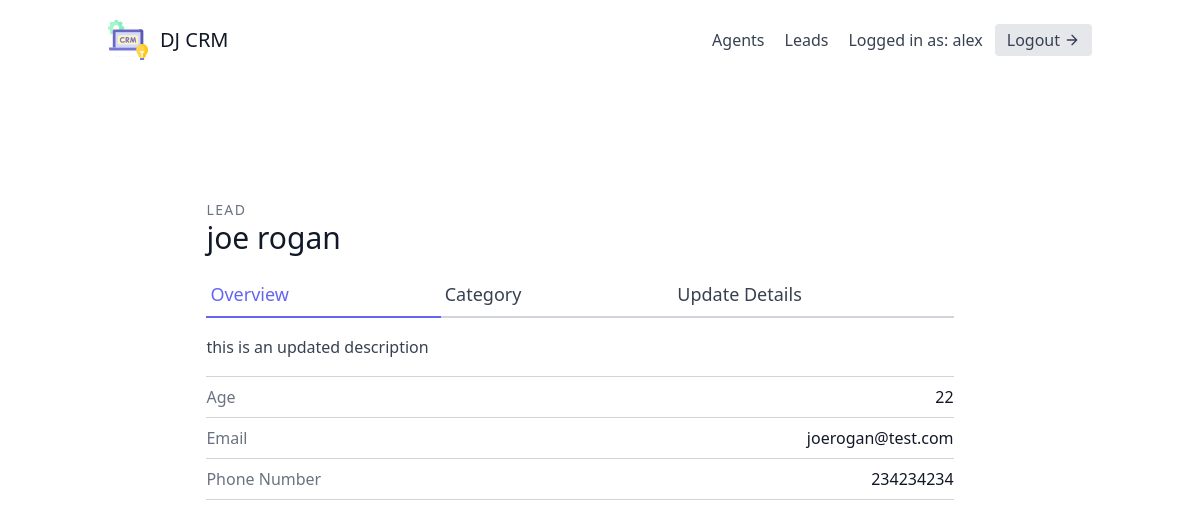
Screenshot of /leads/5/ (signed in) with the database file from the repository.
### leads/models.py (models this page shows, shortened)
class User(AbstractUser):
    is_organisor = models.BooleanField(default=True)
    is_agent = models.BooleanField(default=False)

class Lead(models.Model):
    first_name = models.CharField(max_length=20)
    last_name = models.CharField(max_length=20)
    age = models.IntegerField(default=0)
    organisation = models.ForeignKey(UserProfile, on_delete=models.CASCADE)
    agent = models.ForeignKey("Agent", null=True, blank=True, on_delete=models.SET_NULL)
    category = models.ForeignKey("Category", related_name="leads", null=True, blank=True, on_delete=models.SET_NULL)
    description = models.TextField()
    date_added = models.DateTimeField(auto_now_add=True)
    phone_number = models.CharField(max_length=20)
    email = models.EmailField()

### leads/views.py (the view)
# urls.py: path('<int:pk>/', LeadDetailView.as_view(), name='lead-detail'),
class LeadDetailView(LoginRequiredMixin, generic.DetailView):
    template_name = "leads/lead_detail.html"
    context_object_name = "lead"
    def get_queryset(self):
        user = self.request.user
        if user.is_organisor:
            queryset = Lead.objects.filter(organisation=user.userprofile)
        else:
            queryset = Lead.objects.filter(organisation=user.agent.organisation)
            queryset = queryset.filter(agent__user=user)
        return queryset

### leads/templates/leads/lead_detail.html
{% extends "base.html" %}
{% block content %}
<section class="text-gray-700 body-font overflow-hidden">
    <div class="container px-5 py-24 mx-auto">
      <div class="lg:w-4/5 mx-auto flex flex-wrap">
        <div class="w-full lg:pr-10 lg:py-6 mb-6 lg:mb-0">
            <h2 class="text-sm title-font text-gray-500 tracking-widest">LEAD</h2>
            <h1 class="text-gray-900 text-3xl title-font font-medium mb-4">{{ lead.first_name }} {{ lead.last_name }}</h1>
            <div class="flex mb-4">
                <a href="{% url 'leads:lead-detail' lead.pk %}" class="flex-grow text-indigo-500 border-b-2 border-indigo-500 py-2 text-lg px-1">
                    Overview
                </a>
                <a href="{% url 'leads:lead-category-update' lead.pk %}" class="flex-grow border-b-2 border-gray-300 py-2 text-lg px-1">
                    Category
                </a>
                <a href="{% url 'leads:lead-update' lead.pk %}" class="flex-grow border-b-2 border-gray-300 py-2 text-lg px-1">
                    Update Details
                </a>
            </div>
            <p class="leading-relaxed mb-4">{{ lead.description }}</p>
            <div class="flex border-t border-gray-300 py-2">
                <span class="text-gray-500">Age</span>
                <span class="ml-auto text-gray-900">{{ lead.age }}</span>
            </div>
            <div class="flex border-t border-gray-300 py-2">
                <span class="text-gray-500">Email</span>
                <span class="ml-auto text-gray-900">{{ lead.email }}</span>
            </div>
            <div class="flex border-t border-b mb-6 border-gray-300 py-2">
                <span class="text-gray-500">Phone Number</span>
                <span class="ml-auto text-gray-900">{{ lead.phone_number }}</span>
            </div>
        </div>
      </div>
    </div>
  </section>
{% endblock content %}

### templates/navbar.html (shortened to what this page needs)
<header class="text-gray-700 body-font">
    <div class="container mx-auto flex flex-wrap p-5 flex-col md:flex-row items-center">
      <a class="flex title-font font-medium items-center text-gray-900 mb-4 md:mb-0">
        <span class="ml-3 text-xl">DJ CRM</span>
      </a>
      <nav class="md:ml-auto flex flex-wrap items-center text-base justify-center">
        {% if not request.user.is_authenticated %}
          <a href="{% url 'signup' %}" class="mr-5 hover:text-gray-900">Signup</a>
        {% else %}
          {% if request.user.is_organisor %}
          <a href="{% url 'agents:agent-list' %}" class="mr-5 hover:text-gray-900">Agents</a>
          {% endif %}
          <a href="{% url 'leads:lead-list' %}" class="mr-5 hover:text-gray-900">Leads</a>
        {% endif %}
      </nav>
      {% if request.user.is_authenticated %}
        Logged in as: {{ request.user.username }}
        <a href="{% url 'logout' %}" class="ml-3 inline-flex items-center bg-gray-200 border-0 py-1 px-3 focus:outline-none hover:bg-gray-300 rounded text-base mt-4 md:mt-0">
          Logout
            <svg fill="none" stroke="currentColor" stroke-linecap="round" stroke-linejoin="round" stroke-width="2" class="w-4 h-4 ml-1" viewBox="0 0 24 24">
                <path d="M5 12h14M12 5l7 7-7 7"></path>
            </svg>
        </a>
      {% endif %}
    </div>
</header>

### rows the page displays
User: user.username "alex"
Lead: first_name "joe", last_name "rogan", description "this is an updated description", age "22", email "joerogan@test.com", phone_number "234234234"
